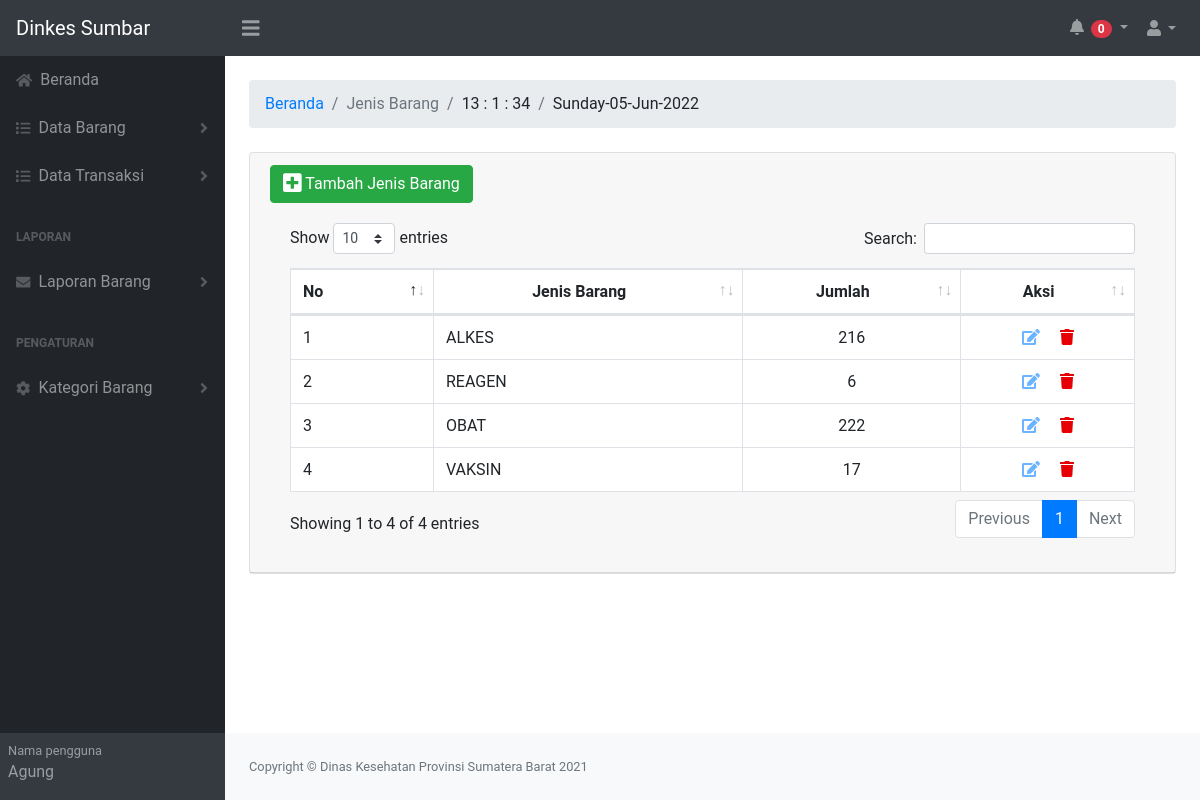
/jenis_barang.php (signed in), run on the app's committed database.
### tables this page shows
CREATE TABLE `jenis_barang` (
  `id_jenis_barang` int NOT NULL AUTO_INCREMENT,
  `jenis_barang` varchar(255) DEFAULT NULL,
  PRIMARY KEY (`id_jenis_barang`)
);

### jenis_barang.php (the view, shortened to what this page needs)
<?php
include('function.php');
$query = "SELECT *FROM jenis_barang";
$result = mysqli_query($conn, $query);
?>
<!DOCTYPE html>
<html lang="en">
    <heabald>
        <link href="css/obat.css" rel="stylesheet" />
        <link rel="stylesheet" type="text/css" href="js/DataTables-1.10.23/css/dataTables.bootstrap4.min.css"/>
    </head>
    <body class="sb-nav-fixed" style="font-family: roboto">
        <nav class="sb-topnav navbar navbar-expand navbar-dark bg-dark" >
            <a class="navbar-brand" href="index.php">Dinkes Sumbar</a>
            <button class="btn btn-link btn-lg order-1 order-lg-0" id="sidebarToggle" href="#"><i class="fas fa-bars"></i></button>
            <ul class="navbar-nav ml-auto ml-md-0" >
                 <li class="nav-item dropdown">
                    <a class="nav-link dropdown-toggle" id="userDropdown" href="#" role="button" data-toggle="dropdown" aria-haspopup="true" aria-expanded="false" >
                        <i class="fas fa-bell fa-fw "></i>
                        <span>
                            <span class="badge badge-pill badge-danger" style=" color: white;"><?= nilai_alarm(); ?></span>
                        </span>
                    </a>
                </li>
            </ul>
            <ul class="navbar-nav ml-auto ml-md-0">
                <li class="nav-item dropdown">
                    <a class="nav-link dropdown-toggle" id="userDropdown" href="#" role="button" data-toggle="dropdown" aria-haspopup="true" aria-expanded="false"><i class="fas fa-user fa-fw"></i></a>
                </li>
            </ul>
        </nav>
        <div id="layoutSidenav">
            <div id="layoutSidenav_nav">
                <nav class="sb-sidenav accordion sb-sidenav-dark" id="sidenavAccordion" >
                    <div class="sb-sidenav-menu">
                        <div class="nav">
                            <a class="nav-link" href="index.php">
                                <div class="sb-nav-link-icon"><i class="fa fa-home"></i></div>
                                Beranda
                            </a>
     <a class="nav-link collapsed" href="#" data-toggle="collapse" data-target="#collapseLayouts" aria-expanded="false" aria-controls="collapseLayouts">
        <div class="sb-nav-link-icon"><i class="fas fa-list"></i></div>
        Data Barang
        <div class="sb-sidenav-collapse-arrow"><i class="fas fa-angle-down"></i></div>
      </a>
                            <a class="nav-link collapsed" href="#" data-toggle="collapse" data-target="#collapseLayouts2" aria-expanded="false" aria-controls="collapseLayouts">
                                <div class="sb-nav-link-icon"><i class="fas fa-list"></i></div> Data
                                Transaksi
                                <div class="sb-sidenav-collapse-arrow"><i class="fas fa-angle-down"></i></div>
                            </a>
                                 <div class="sb-sidenav-menu-heading">Laporan</div>
                                    <a class="nav-link collapsed" href="#" data-toggle="collapse" data-target="#collapseLayouts4" aria-expanded="false" aria-controls="collapseLayouts">
                                        <div class="sb-nav-link-icon"><i class="fas fa-envelope"></i></div>
                                          Laporan Barang
                                        <div class="sb-sidenav-collapse-arrow"><i class="fas fa-angle-down"></i></div>
                                    </a>
                            <div class="sb-sidenav-menu-heading">Pengaturan</div>
                            <a class="nav-link collapsed" href="#" data-toggle="collapse" data-target="#collapseLayouts3" aria-expanded="false" aria-controls="collapseLayouts">
                                <div class="sb-nav-link-icon"><i class="fas fa-cog"></i></div>
                                  Kategori Barang
                                <div class="sb-sidenav-collapse-arrow"><i class="fas fa-angle-down"></i></div>
                            </a>
                        </div>
                    </div>
                  <div class="sb-sidenav-footer">
                        <div class="small">Nama pengguna</div>
                        <?= user(); ?>
                    </div>
                </nav>
            </div>
            <div id="layoutSidenav_content">
                <main>
                    <div class="container-fluid">
                        <ol class="breadcrumb mb-4">
                            <li class="breadcrumb-item"><a href="index.php">Beranda</a></li>
                            <li class="breadcrumb-item active">Jenis Barang</li>
                            <li class="breadcrumb-item">
                                <div class="jam-digital-malasngoding text-center">
                                    <div class="kotak">
                                        <a id="jam"></a>
                                        <a >:</a>
                                        <a id="menit"></a>
                                        <a >:</a>
                                        <a id="detik"></a>
                                    </div>
                                </div>
                            </li>
                            <li class="breadcrumb-item"> <?= date('l-d-M-Y'); ?> </li>
                        </ol>
                        <div class="card mb-4">
                            <div class="card-header">
                                   <div class="dropdown">
                                    <button type="button" class="btn btn-success"  data-toggle="modal" data-target="#myModal" title="Tambah Jenis Barang Baru">
                                    <i class="fas fa-plus-square fa-lg"></i> Tambah Jenis Barang
                                    </button>
                                    </div>
                            <div class="card-body">
                               <table class="table table-bordered" id="dataTable" width="100%" cellspacing="0" >
                                        <thead>
                                          <tr>
                                            <th >No </th>
                                            <th class="text-center">Jenis Barang</th>
                                            <th class="text-center">Jumlah</th>
                                            <th class="text-center">Aksi</th>
                                          </tr>
                                        </thead>
                                            <tbody>
                                              <?php
                                              $no = 1;
                                              while ($row = mysqli_fetch_assoc($result)) {
                                             $id_jenis_barang = $row['id_jenis_barang'];
                                             $jenis_barang =$row['jenis_barang'];
                                             $jumlah_barang = mysqli_query($conn,"SELECT id_jenis_barang FROM barang WHERE barang.id_jenis_barang = '$id_jenis_barang' ");
                                               ?>
                                                <tr>
                                                  <td ><?= $no++ ?></td>
                                                  <td ><?= $jenis_barang ?></td>
                                                  <td class="text-center"><?= mysqli_num_rows($jumlah_barang); ?></td>
                                                  <td class="text-center">
                                                  <button type="button"  class="fa fa-edit mr-3" style="color: #6bb4ff;" data-toggle="modal" data-target="#edit<?=$id_jenis_barang;?>" title="Edit"></button>
                                                  <button type="button" class="fa fa-trash" style="color: #e60003;" data-toggle="modal" data-target="#hapus<?=$id_jenis_barang;?>" title="Hapus "></button>
                                                  </td>
                                                </tr>
                                            <?php  } ?>
                                            </tbody>
                                    </table>
                                </div>
                            </div>
                        </div>
                    </div>
                </main>
                <footer class="py-4 bg-light mt-auto">
                    <div class="container-fluid">
                        <div class="d-flex align-items-center justify-content-between small">
                            <div class="text-muted">Copyright &copy; Dinas Kesehatan Provinsi Sumatera Barat 2021</div>
                        </div>
                    </div>
                </footer>
            </div>
        </div>
    </body>
</html>

### function.php (shortened to what this page needs)
<?php
include('connect.php');
function user(){
	global $conn ;
	$nip = $_COOKIE['nip'];
	$query = "SELECT * FROM admin WHERE nip='$nip' ";
$result = mysqli_query($conn,$query);
$row = mysqli_fetch_assoc($result);
$username = $row['username'];
echo $username;
}
	?><option value="<?=$tahun;?>"><?=$tahun; ?></option><?php
	?><option value="<?=$program;?>"><?=$program; ?></option><?php
function nilai_alarm(){
global $conn;
$bulan_sekarang = date('m');
$tahun_sekarang = date('Y');
$query = "SELECT month(tanggal_daluwarsa),year(tanggal_daluwarsa)
 FROM detail_barang_masuk
WHERE month(tanggal_daluwarsa) = '$bulan_sekarang' AND
year(tanggal_daluwarsa)= '$tahun_sekarang' ";
$result = mysqli_query($conn,$query);
$jumlah_data = mysqli_num_rows($result);
echo $jumlah_data;
}
			?>

### data on the page
jenis_barang: jenis_barang "ALKES", mysqli_num_rows($jumlah_barang) "216"
jenis_barang: jenis_barang "REAGEN", mysqli_num_rows($jumlah_barang) "6"
jenis_barang: jenis_barang "OBAT", mysqli_num_rows($jumlah_barang) "222"
jenis_barang: jenis_barang "VAKSIN", mysqli_num_rows($jumlah_barang) "17"

### other printed values
$jumlah_data "0"
$username "Agung"
